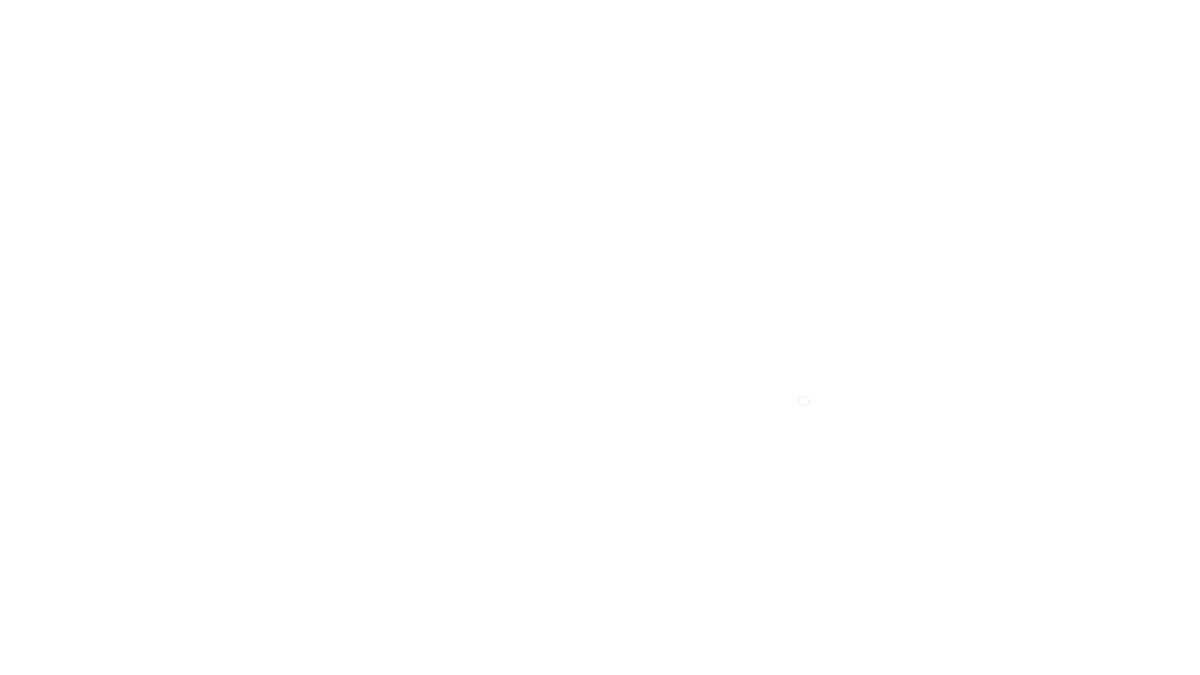
Frame 1 (no input)
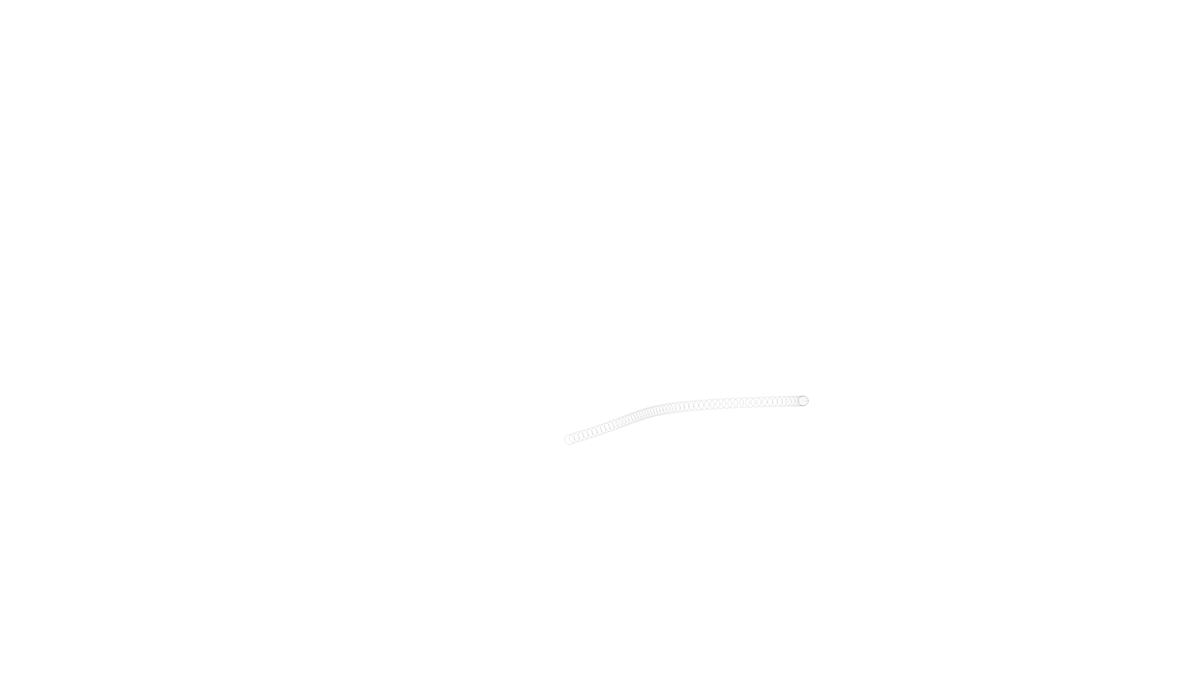
Frame 60 (no input)
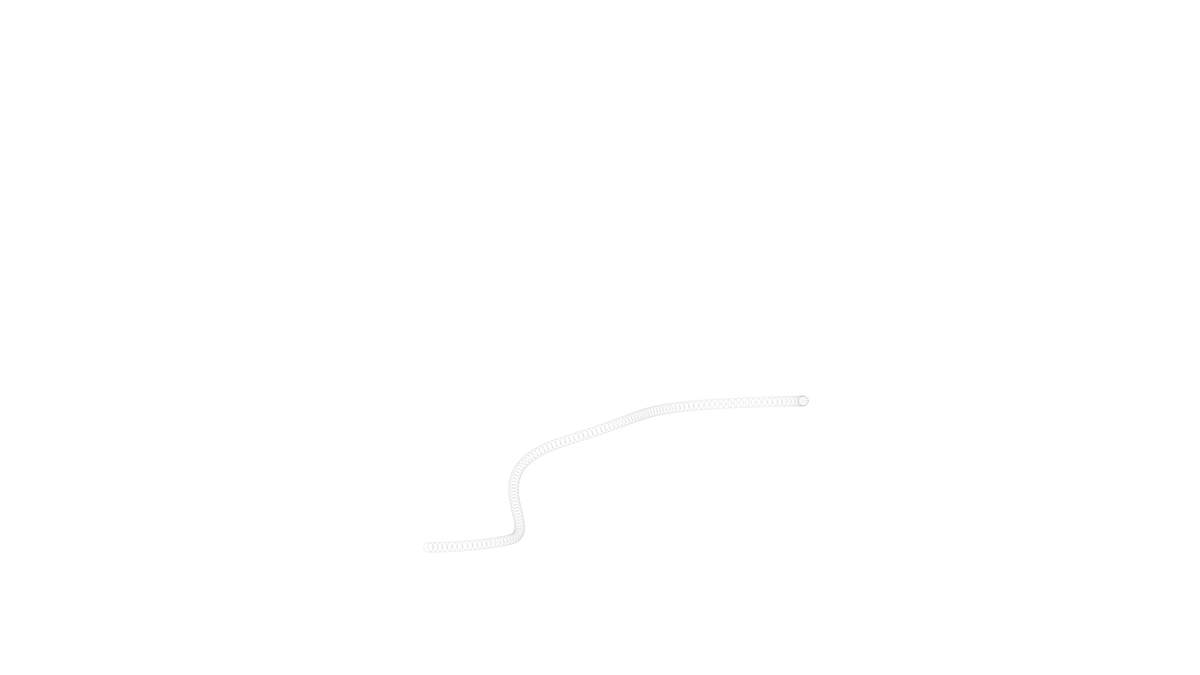
Frame 120 (the mouse pressed at the canvas centre since frame 60)

The p5.js sketch that drew these frames (run headless with seeded random() and noise() and a simulated clock; from frame 60 on, the mouse is pressed at the canvas centre):

// p5.js sketch
// ── sketch.js
class Walker {
  constructor() {
    this.x = width / 2;
    this.y = height / 2;
    this.xoff = 0; // Random step: -1, 0, or 1
    this.yoff = 1000;
  }

  move() {
    
    this.x = noise(this.xoff)*width;
    //console.log(this.x);
    this.y = noise(this.yoff)*height;
    
    this.xoff += 0.005;
    this.yoff += 0.005;
  }

  show() {
    noFill(0);
    stroke(0, 25);
    ellipse(this.x, this.y, 16, 16);
  }
}

let walker;

function setup() {
  createCanvas(1920, 1080);
  walker = new Walker();
  background(255);
}

function draw() {
  walker.move();
  //background(255)
  walker.show();
}
